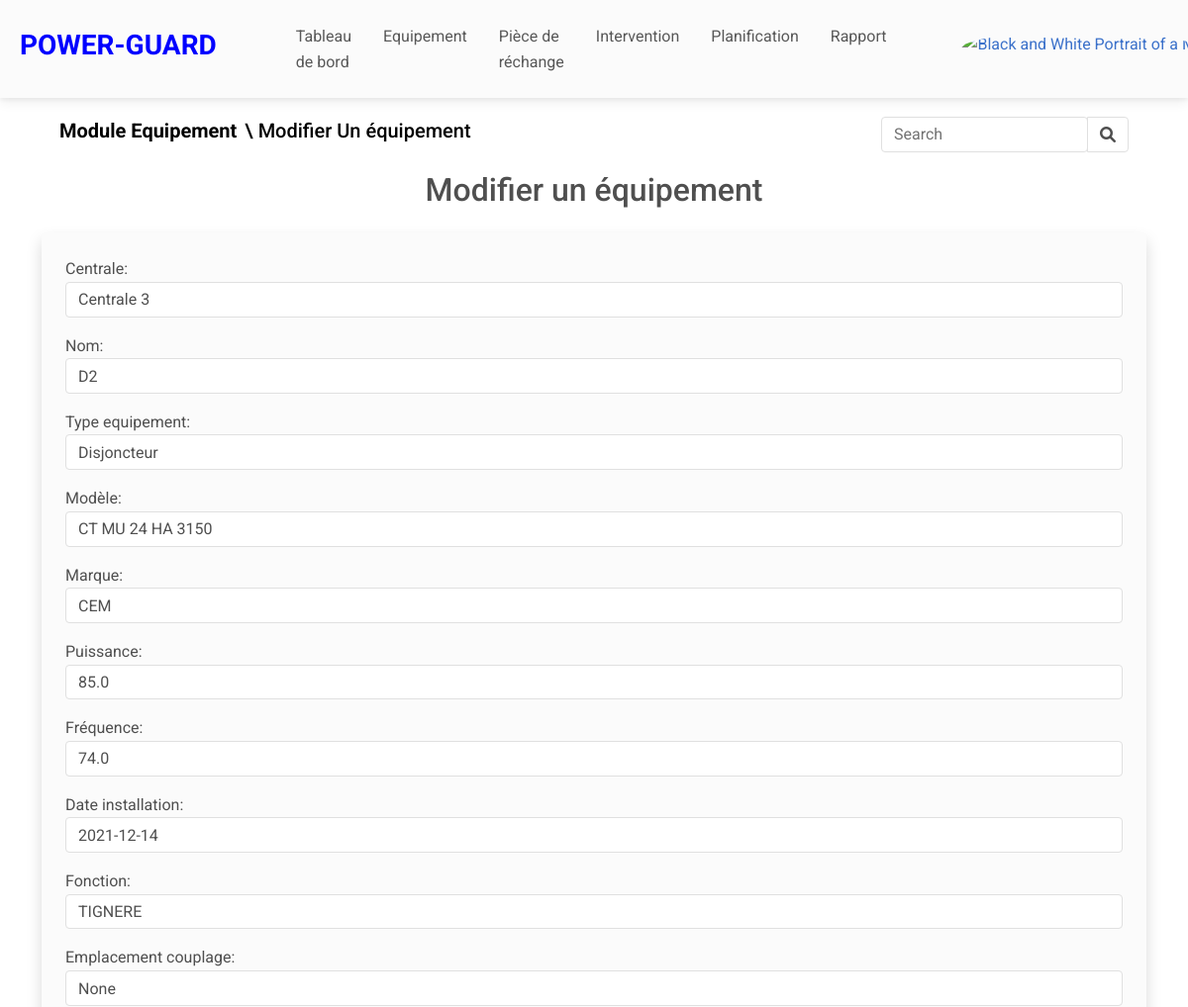
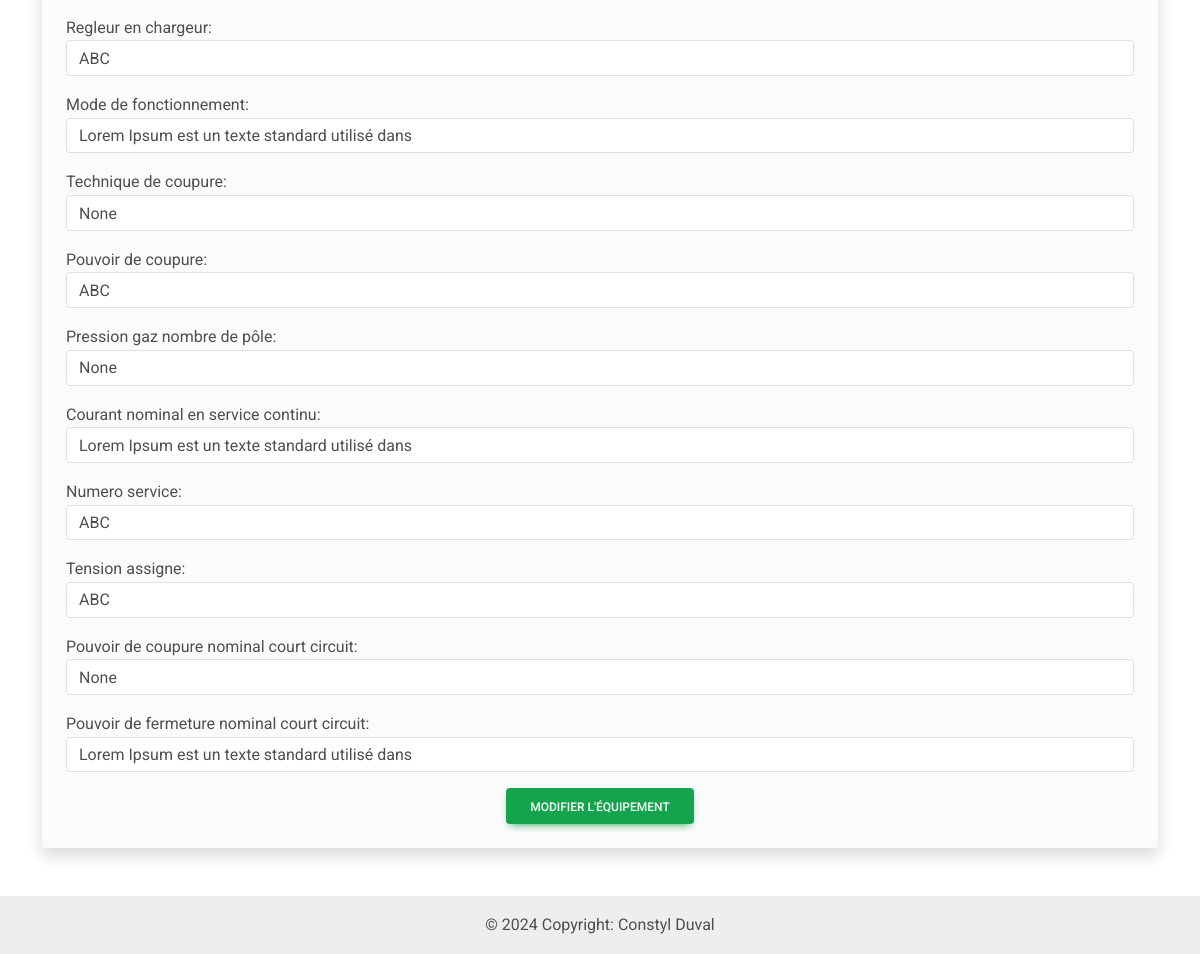
/equipement/update/4 (signed in), run on the app's committed database (2 pictures, top to bottom).
### eneo_pages/models.py (models this page shows, shortened)
class Equipement(models.Model):
    TYPE_EQUIPE = [
        ("Disjoncteur", "Disjoncteur",),
        ("Transformateur", "Transformateur"),
    ]
    centrale = models.ForeignKey(Centrale, on_delete=models.CASCADE)
    nom = models.CharField(max_length=100)
    type_equipement = models.CharField(max_length=100, choices=TYPE_EQUIPE)
    modèle = models.CharField(max_length=100)
    marque = models.CharField(max_length=100)
    puissance = models.FloatField()
    fréquence = models.FloatField()
    date_installation = models.DateField()
    fonction = models.CharField(max_length=100, blank=True, null=True)
    emplacement_couplage = models.CharField(max_length=100, blank=True, null=True)
    regleur_en_chargeur = models.CharField(max_length=100, blank=True, null=True)
    mode_de_fonctionnement = models.CharField(max_length=100, blank=True, null=True)
    technique_de_coupure = models.CharField(max_length=100, blank=True, null=True)
    pouvoir_de_coupure = models.CharField(max_length=100, blank=True, null=True)
    pression_gaz_nombre_de_pôle  = models.CharField(max_length=100, blank=True, null=True)
    courant_nominal_en_service_continu = models.CharField(max_length=100, blank=True, null=True)
    numero_service = models.CharField(max_length=100, blank=True, null=True)
    tension_assigne = models.CharField(max_length=100, blank=True, null=True)
    pouvoir_de_coupure_nominal_court_circuit = models.CharField(max_length=100, blank=True, null=True)
    pouvoir_de_fermeture_nominal_court_circuit  = models.CharField(max_length=100, blank=True, null=True)
    date_création=models.DateTimeField(auto_now_add=True)
    date_modification=models.DateTimeField(auto_now=True)

class Centrale(models.Model):
    nom=models.CharField(max_length=100)
    localisation = models.CharField(max_length=100)
    état = models.CharField(max_length=100)
    date_création=models.DateTimeField(auto_now_add=True)
    date_modification=models.DateTimeField(auto_now=True)
    def __str__(self):
        return self.nom

### eneo_pages/views.py (the view, shortened to what this page needs)
# urls.py: path("equipement/update/<int:pk>", views.UpdateEquipement.as_view(), name="update_equipement"),
class UpdateEquipement(LoginRequiredMixin, UpdateView):
    model = Equipement
    form_class = EquipementForm
    template_name = "pages/equipement/update.html"
    def get_object(self, queryset=None):
        return Equipement.objects.get(pk=self.kwargs['pk'])

### eneo_pages/templates/pages/equipement/update.html (shortened to what this page needs)
{% extends "../../base/base.html" %}
{% block body %}
    {% include "../../base/navbar2.html" with detail1='<span style="margin-left: 8px;"> \ Modifier Un équipement </span>' title='<a href="#" style="color: black;">Module Equipement</a>'%}
    <div class="container mb-5">
        <div class="row justify-content-center">
            <div class="col-md-12">
                <h2 class="text-center mb-4">Modifier un équipement</h2>
                <form action="" method="post" enctype="multipart/form-data" class="bg-light p-4 rounded shadow">
                    {{ form.as_p }}
                    <div class="text-center">
                        <button type="submit" class="btn btn-success">Modifier L'Équipement</button>
                    </div>
                </form>
            </div>
        </div>
    </div>
{% endblock %}

### data on the page
Equipement: centrale "Centrale 3", type_equipement "Disjoncteur", modèle "CT MU 24 HA 3150", marque "CEM", puissance "85.0", fréquence "74.0", date_installation "2021-12-14", fonction "TIGNERE", emplacement_couplage "None", regleur_en_chargeur "ABC", mode_de_fonctionnement "Lorem Ipsum est un texte standard utilisé dans", technique_de_coupure "None", pouvoir_de_coupure "ABC", pression_gaz_nombre_de_pôle "None", courant_nominal_en_service_continu "Lorem Ipsum est un texte standard utilisé dans", numero_service "ABC", tension_assigne "ABC", pouvoir_de_coupure_nominal_court_circuit "None", as_p "Lorem Ipsum est un texte standard utilisé dans"
Centrale: nom "D2"

### other printed values
{{ title|escape }} "Module Equipement"
{{ detail1|safe }} "\\ Modifier Un équipement"
